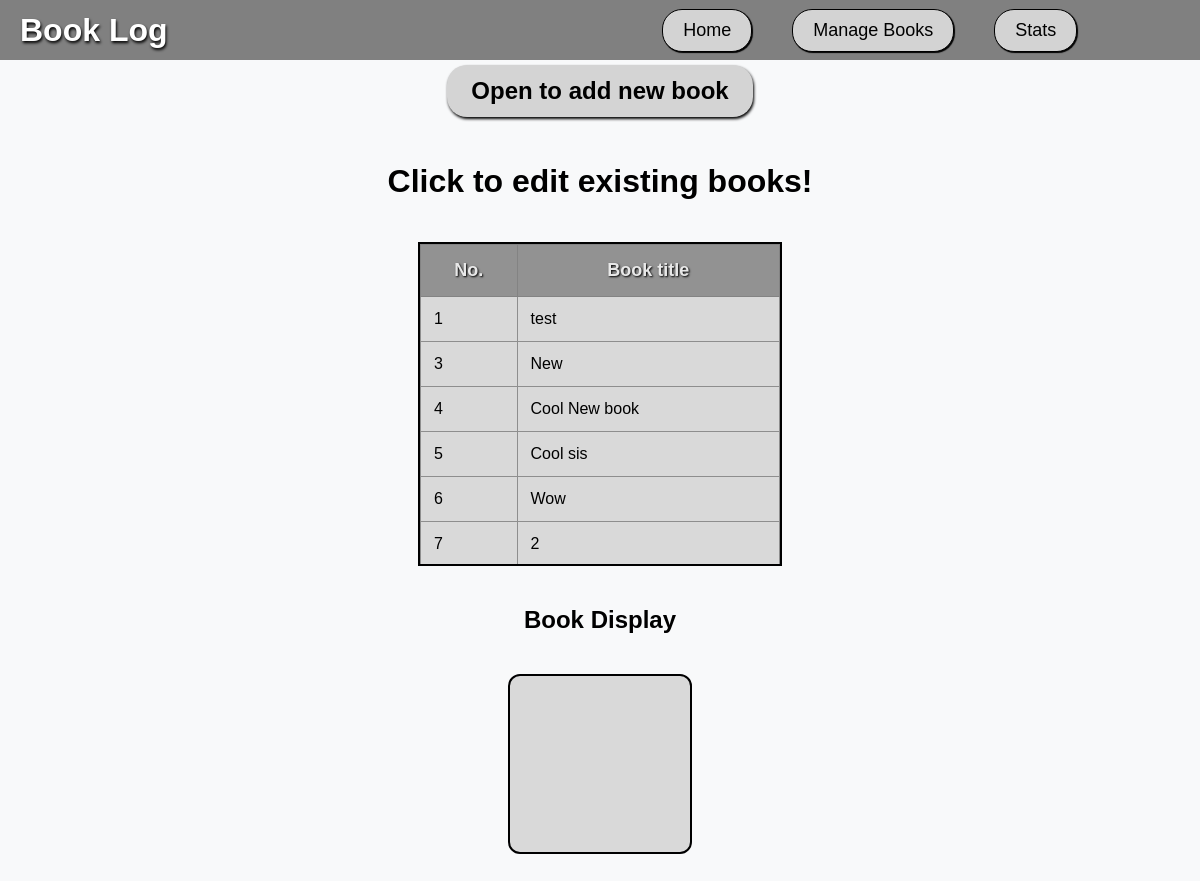
The page /manage on the database as committed earlier.
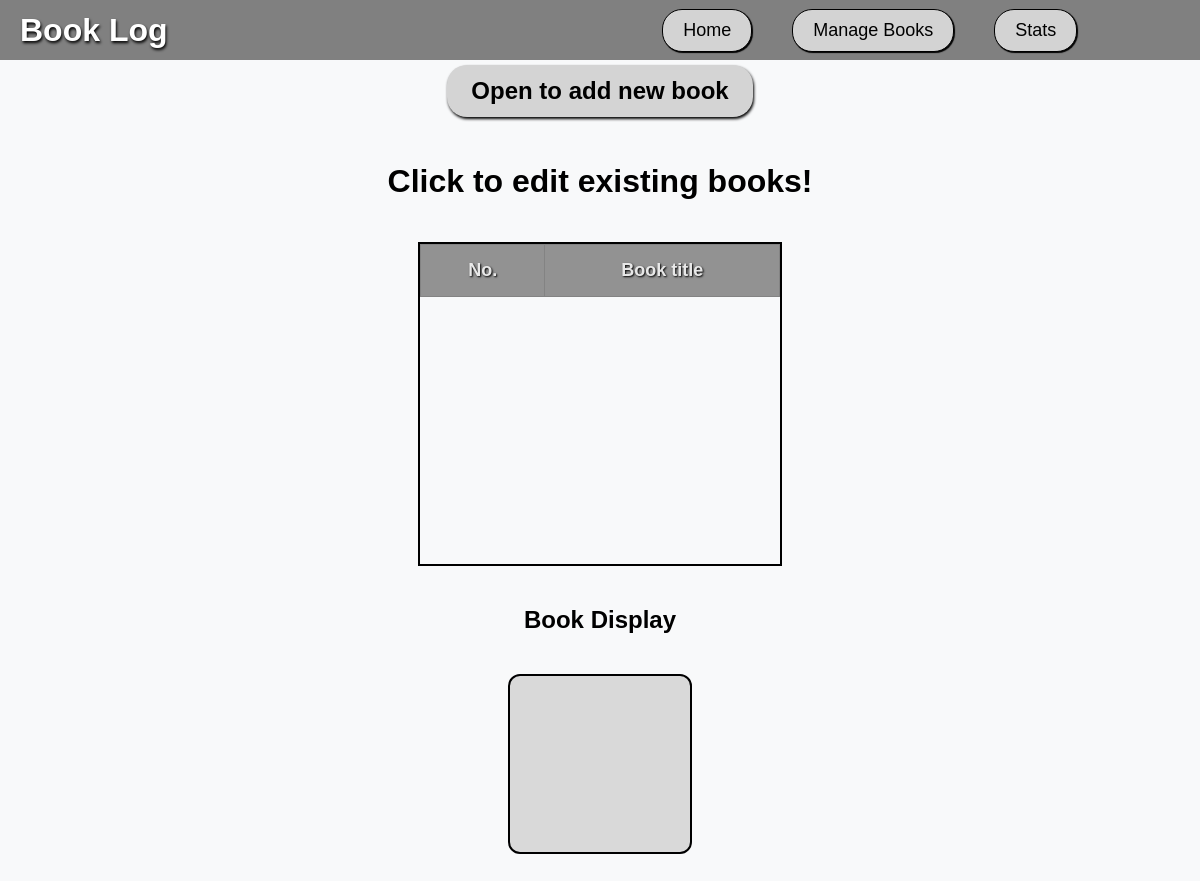
The same page on the database as committed later.
### tables this page shows
CREATE TABLE Item (
    Item_ID INTEGER PRIMARY KEY,
    Author_ID INTEGER,
    Status_ID INTEGER DEFAULT 3, -- Default to 'To Read'
    Title TEXT NOT NULL,
    Book_Description TEXT,
    Total_Pages INTEGER NOT NULL CHECK (typeof(Total_Pages) = 'integer'),
    Pages_Read INTEGER CHECK (Pages_Read >= 0 AND Pages_Read <= Total_Pages) DEFAULT 0,
    Date_Started DATE,
    Date_Finished DATE DEFAULT (NULL),
    Rating INTEGER CHECK (Rating >= 0 AND Rating <= 5) DEFAULT 0, -- Default is 0 Rating
    FOREIGN KEY (Author_ID) REFERENCES Author(Author_ID),
    FOREIGN KEY (Status_ID) REFERENCES Status(Status_ID)
);

### app.py (the view)
@app.route('/manage') # Define a route for manage url
def manage():
    conn = get_db_connection() # Getting database connection
    try:
        books = conn.execute("SELECT Item.*, Author.Author_Name, Status.Status_Name FROM Item JOIN Author On Item.Author_ID = Author.Author_ID JOIN Status ON Item.Status_ID = Status.Status_ID").fetchall() # Execute SQL query selecting all records from Item table
        return render_template('manage.html', books=books)  # Render the manage.html template and pass books variable to it
    finally:
        conn.close() # Closing the database connection

### app.py (called while the page is built)
def get_db_connection():
    conn = sqlite3.connect('database.db') # Conecting sqlite3 database
    conn.row_factory = sqlite3.Row # set row factory to sqlite3.row to access columns by name
    return conn # Returns database connection

### templates/manage.html (shortened to what this page needs)
{% extends "layout.html" %}
{% block content %}
<div class="manage-add-book-container">
    <button id="openModal">Open to add new book</button>
</div>
<div class="manage-content-container">
    <h1 class="manage-header-one">Click to edit existing books!</h1>
    <div id="manageBooksList">
        <table id="bookList">
            <tr>
                <th>No.</th>
                <th>Book title</th>
            </tr>
            {% for book in books %}
            <tr>
                <td manage-data-id="{{ book.item_id }}"> {{book.item_id}}</td>
                <td manage-data-id="{{ book.item_id }}">{{book.title}}</td>
            </tr>
            {% endfor %}
        </table>
    </div>
</div>
<h2 class="header_book_display"> Book Display </h2>
<div class="manage-display-container">
    <div id="bookDisplay">
    </div>
</div>
{% endblock %}

### templates/layout.html (shortened to what this page needs)
<!DOCTYPE HTML>
<html lang="en">
    <head>
        <link rel="stylesheet" href="static/styles.css">
    </head>
    <body>
        <nav class = "web_nav_bar" >
            <div class = "nav_header">
                <p class = "inline-p"><b><a href="/">Book Log</a></b></p>
            </div>
            <div class = "nav_links">
                <a href="/">Home</a>
                <a href="/manage">Manage Books</a>
                <a href="/stats">Stats</a>
            </div>
        </nav>
        {% block content %}
        {% endblock %}
    </body>
</html>

### static/styles.css (style rules this page uses)
p, h1, h2, h3, h4, h5, h6, li, ul, a, th, td { font-family: google-sans, sans-serif; }
body { margin: 0; overflow-y: auto; background-color: #f8f9fa; }
.inline-p { display: inline }
.web_nav_bar { width: 97.9vw; height: 5vh; display:flex; align-items: center; justify-content: space-between; background-color: rgb(128, 128, 128); padding: 10px 20px; }
.nav_header p { font-size: 32px; }
.nav_header a { text-decoration: none; color: white; text-shadow: 1px 2px 3px black; transition: color 0.3s ease, text-shadow 0.3s ease; }
.nav_links { margin-right: 10%; display: flex; gap: 40px; }
.nav_links a { font-size: 18px; box-shadow: 1px 1px 1px black; text-decoration: none; color: black; padding: 10px 20px; background-color: lightgray; border-radius: 20px; border: 1px solid black; transition: box-shadow 0.3s ease, color 0.3s ease, background-color 0.3s ease; }
.manage-content-container { display: flex; flex-direction: column; align-items: center; }
#manageBooksList { margin: 20px; width:30vw; height: 40vh; border: 2px solid black; margin-bottom: 20px; overflow-y: auto; }
#bookList { border-collapse: collapse; width: 30vw; }
#bookList th { font-size: 18px; background-color: rgb(146, 146, 146); color: rgb(232, 232, 232); padding: 15px; border: 1px solid rgb(131, 131, 131); text-shadow: 1px 1px 2px black; z-index: 10; position: sticky; top: 0; }
.header_book_display { text-align: center; }
.manage-display-container { display:flex; flex-direction: column; align-items: center; text-align: center; margin-bottom: 10px; }
#bookDisplay { background-color: rgb(217, 217, 217); overflow-y: auto; margin: 20px; text-align: center; width: 15vw; height: 22vh; border: 2px solid black; border-radius: 12px; }
.manage-add-book-container { display: flex; flex-direction: column; align-items: center; }
#openModal { background-color: rgb(212, 212, 212); padding: 12px 24px; border: none; border-radius: 20px; font-size: 24px; font-weight: bold; box-shadow: 1px 2px 3px black; margin: 5px; margin-bottom: 25px; transition: box-shadow 0.3s ease; }

Rows that differ between the two databases and show on the page:
removed Item: item_id "1", title "test"
removed Item: item_id "3", title "New"
removed Item: item_id "4", title "Cool New book"
removed Item: item_id "5", title "Cool sis"
removed Item: item_id "6", title "Wow"
removed Item: item_id "7", title "2"
